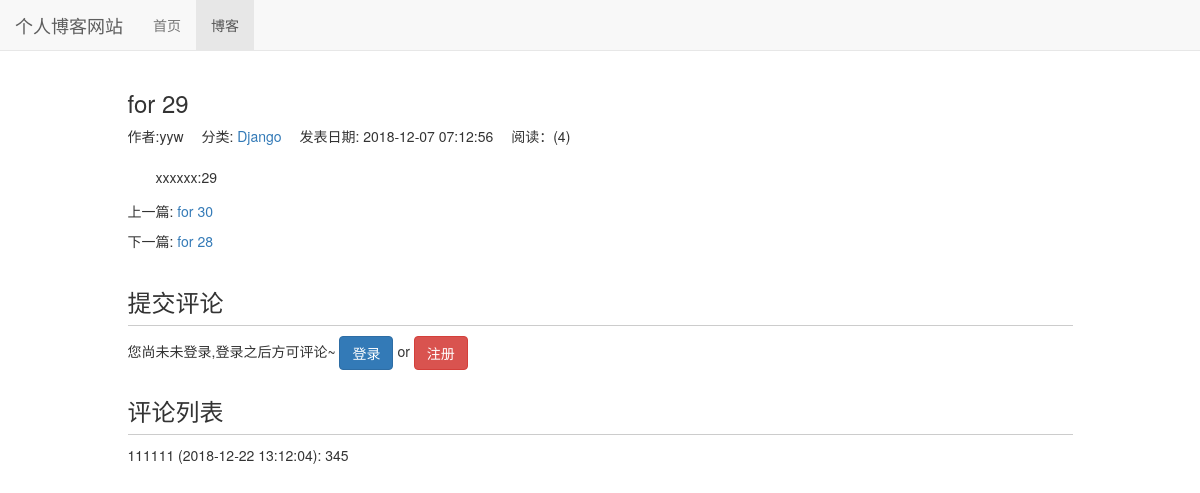
The app's page /blog/35 with its own data.
### blog/models.py (models this page shows, shortened)
class Blog(models.Model,ReadNumExpandMethod):
    title = models.CharField(max_length=50)
    blog_type = models.ForeignKey(BlogType,on_delete=models.DO_NOTHING) # 删除博客对博客类型无影响  多对一
    content = RichTextUploadingField()
    author = models.ForeignKey(User,on_delete=models.DO_NOTHING)
    read_details = GenericRelation(ReadDetail) # 反向关联到ReadDetail    关联以后直接 blog.read_details.all()就能查看该博客所有readdetail
    created_time = models.DateTimeField(auto_now_add=True)
    last_updated_time = models.DateTimeField(auto_now=True)
    class Meta:
        ordering = ['-created_time']  # 按时间排序  最新的在最前

class BlogType (models.Model):
    type_name = models.CharField(max_length=15)
    def __str__ (self):  #让文章选择分类时能看到分类名
        return self.type_name

### read_statistics/models.py (models this page shows)
class ReadNum(models.Model):
    read_num = models.IntegerField(default=0) # 阅读次数
    content_type = models.ForeignKey(ContentType, on_delete=models.DO_NOTHING) # models.CASCADE 删除阅读次数会删除博客   DO_NOTHING  删除阅读次数对应博客本身无影响
    object_id = models.PositiveIntegerField()
    content_object = GenericForeignKey('content_type', 'object_id')

### comment/models.py (models this page shows)
class Comment(models.Model):
    content_type = models.ForeignKey(ContentType, on_delete=models.DO_NOTHING) # models.CASCADE 删除阅读次数会删除博客   DO_NOTHING  删除阅读次数对应博客本身无影响
    object_id = models.PositiveIntegerField()
    content_object = GenericForeignKey('content_type', 'object_id') # 评论对象
    text = models.TextField() # 评论内容
    comment_time = models.DateTimeField(auto_now_add=True) # 评论时间
    user = models.ForeignKey(User, on_delete=models.DO_NOTHING) # 评论者
    class Meta: # 排序设置 倒叙
        ordering = ['-comment_time']

### blog/views.py (the view)
# urls.py: path('<int:blog_pk>',views.blog_detail,name="blog_detail"),
def blog_detail(request,blog_pk):
    blog = get_object_or_404(Blog,pk=blog_pk)
    read_cookie_key = read_statistics_once_read(request,blog)
    blog_content_type = ContentType.objects.get_for_model(blog) # 获取与Blog相关联的cotenttype
    comments = Comment.objects.filter(content_type=blog_content_type,object_id=blog.pk) # 获取对应该博客的评论
    context = {}
    context['previous_blog'] = Blog.objects.filter(created_time__gt=blog.created_time).last() # 获取上一篇博客
    context['next_blog'] = Blog.objects.filter(created_time__lt=blog.created_time).first()  # 获取下一篇博客
    context['blog'] = blog
    context['comments'] = comments
    context['comment_form'] = CommentForm(initial={'content_type':blog_content_type.model,'object_id': blog_pk})#  提交评论 传入字典给评论的content_type和object_id赋初值
    response = render( request,'blog/blog_detail.html',context) # 响应
    response.set_cookie(read_cookie_key,'true' ) # 键值  权值   max_age有效期持续时间   expires 有效期到多久为止,
    return response

### read_statistics/models.py (called while the page is built)
    def get_read_num(self):   # 新增得到阅读数的方法
        try:                 # 会先完成try中的代码 如果完成中发生获取不到的错误 执行后一条
            ct = ContentType.objects.get_for_model(self) # 获取关联到Blog的 ContentType 实例
            readnum = ReadNum.objects.get(content_type = ct ,object_id = self.pk)  # 获得所有关联到Blog ， id值= self.pk 这个blog的 ReadNum
            return readnum.read_num    # 查看这一条记录的阅读次数
        except exceptions.ObjectDoesNotExist:  # except Exception as e  不管什么错误都会获取
            return 0                        # exceptions.ObjectDoesNotExist  记录不存在的错误返回 0

### read_statistics/utils.py (called while the page is built)
def read_statistics_once_read(request, obj): # 这里传 obj是为了告诉ContentType 传进来的与Blog还是其他什么对应
    ct = ContentType.objects.get_for_model(obj)
    key ="%s_%s_read" % (ct.model, obj.pk)   # 对应应该有的cookie值
    if not request.COOKIES.get(key): # 还没阅读过
        readnum , created = ReadNum.objects.get_or_create(content_type = ct ,object_id = obj.pk)  # 返回对象 和 是否是创建 创建 created = True
        readnum.read_num += 1  # 计数加1
        readnum.save()  # 保存
        date = timezone.now().date()  # .now包含时分秒  在.date() 就只包含日期
        readDetail , created = ReadDetail.objects.get_or_create(content_type=ct,object_id = obj.pk,date=date)
        readDetail.read_num += 1
        readDetail.save()
    return key  # 最后返回的是一个cookie标记

### blog/templates/blog/blog_detail.html (shortened to what this page needs)
{% extends 'base.html' %}
{% block nav_blog_active %} active {%endblock%}
{% load staticfiles %}
{% block header_extends %}
    <link rel="stylesheet" href= "{% static 'blog/blog.css' %}" >
{% endblock %}
{% block content %}
    <div class="container">
        <div class="row">
            <div class="col-xs-10 col-xs-offset-1">
                <h3>{{ blog.title }}</h3>
                <ul class="blog-info-description">
                    <li>作者:{{ blog.author }} </li>
                    <li>分类: <a href="{% url 'blogs_with_type' blog.blog_type.pk %}">{{ blog.blog_type }} </a></li>
                    <li>发表日期: {{ blog.created_time|date:"Y-m-d H:n:s" }}</li>
                    <li>阅读：({{ blog.get_read_num }})</li>
                </ul>
                <div class="blog-content">{{ blog.content|safe }}</div>
                <div class="blog-more">
                    <p>上一篇:
                        {% if previous_blog %}
                            <a href="{% url 'blog_detail' previous_blog.pk %}">
                               {{ previous_blog.title }}
                            </a>
                        {% else %}
                            没有了
                        {% endif %}
                    </p>
                    <p>下一篇:
                        {% if next_blog %}
                        <a href="{% url 'blog_detail' next_blog.pk %}">
                            {{ next_blog.title }}
                        </a>
                        {% else %}
                            没有了
                        {% endif %}
                    </p>
                </div>
            </div>
        </div>
        <div class="row">
            <div class="col-xs-10 col-xs-offset-1">
                <div class="comment-area">
                    <h3 class="comment-area-title">提交评论</h3>
                    {% if user.is_authenticated %}
                        <form action="{% url 'update_comment' %}" method="POST" style="overflow:hidden">
                            {% csrf_token %}
                            <label>{{ user.username }} 欢迎评论~~</label>
                            {{ comment_form }}
                            <input type="submit" value="评论" class="btn btn-primary" style="float:right">
                        </form>
                    {% else %}
                        您尚未未登录,登录之后方可评论~
                        <a class="btn btn-primary" href="{% url 'login' %}?from={{ request.get_full_path }}">登录</a>
                        <span>or</span>
                        <a class="btn btn-danger" href="{% url 'register' %}?from={{ request.get_full_path }}">注册</a>
                    {% endif %}
                </div>
                <div class="comment-area">
                    <h3 class="comment-area-title">评论列表</h3>
                    {% for comment in comments %}
                        <div>
                            {{ comment.user.username }}
                            ({{ comment.comment_time|date:"Y-m-d H:n:s" }}):
                            {{ comment.text }}
                        </div>
                    {% empty %}
                        暂无评论
                    {% endfor %}
                </div>
            </div>
        </div>
    </div>
{% endblock %}

### static/base.css (style rules this page uses)
* { margin: 0; padding: 0; }
body { margin-top: 70px!important; }
ul { list-style-type: none; }

### blog/static/blog/blog.css (style rules this page uses)
ul.blog-info-description { list-style-type: none; margin-bottom: 1.5em; }
ul.blog-info-description li { display: inline-block; margin-right: 1em; }
div.blog-content { text-indent: 2em; }
div.blog-more { margin-top: 1em; }
div.comment-area { margin-top: 2em; }
h3.comment-area-title { border-bottom: 1px solid #ccc; padding-bottom: 0.4em; }

### records on screen
Blog: title "for 29", author "yyw", blog_type "Django", created_time "2018-12-07 07:12:56", get_read_num "4", content "xxxxxx:29"
Blog: title "for 30"
Blog: title "for 28"
Comment: user.username "111111", comment_time "2018-12-22 13:12:04", text "345"
